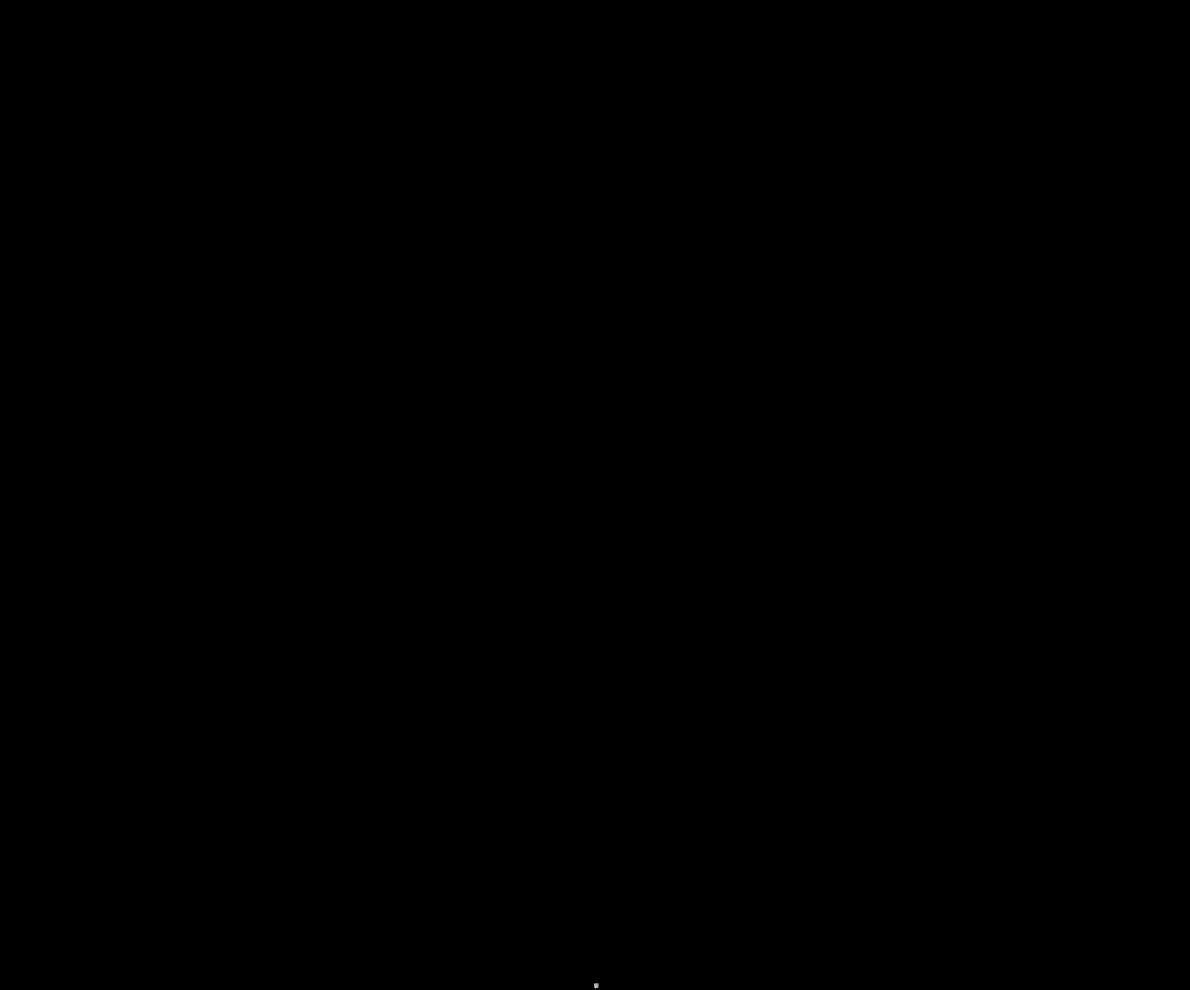
Frame 1 (no input)
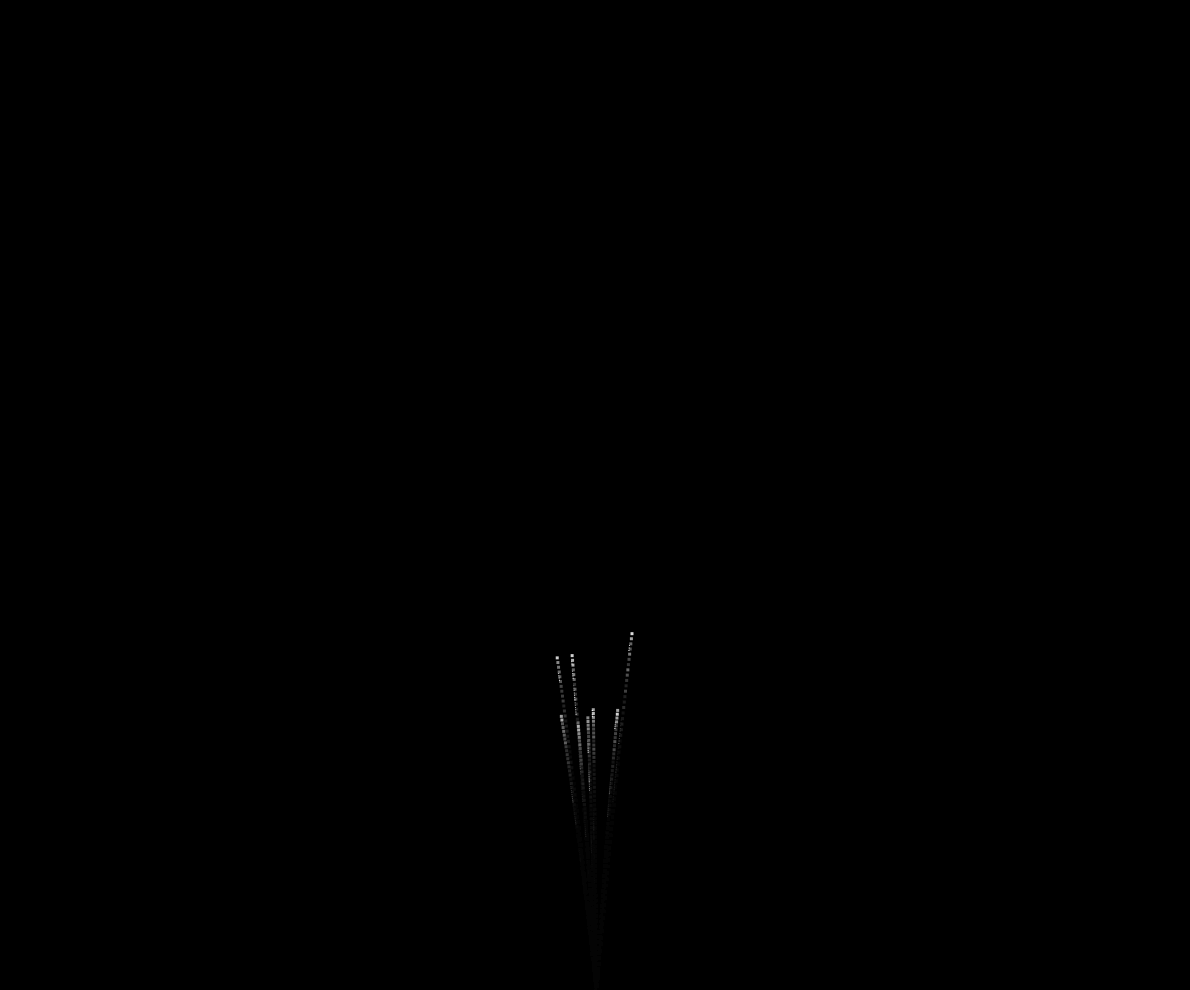
Frame 60 (no input)
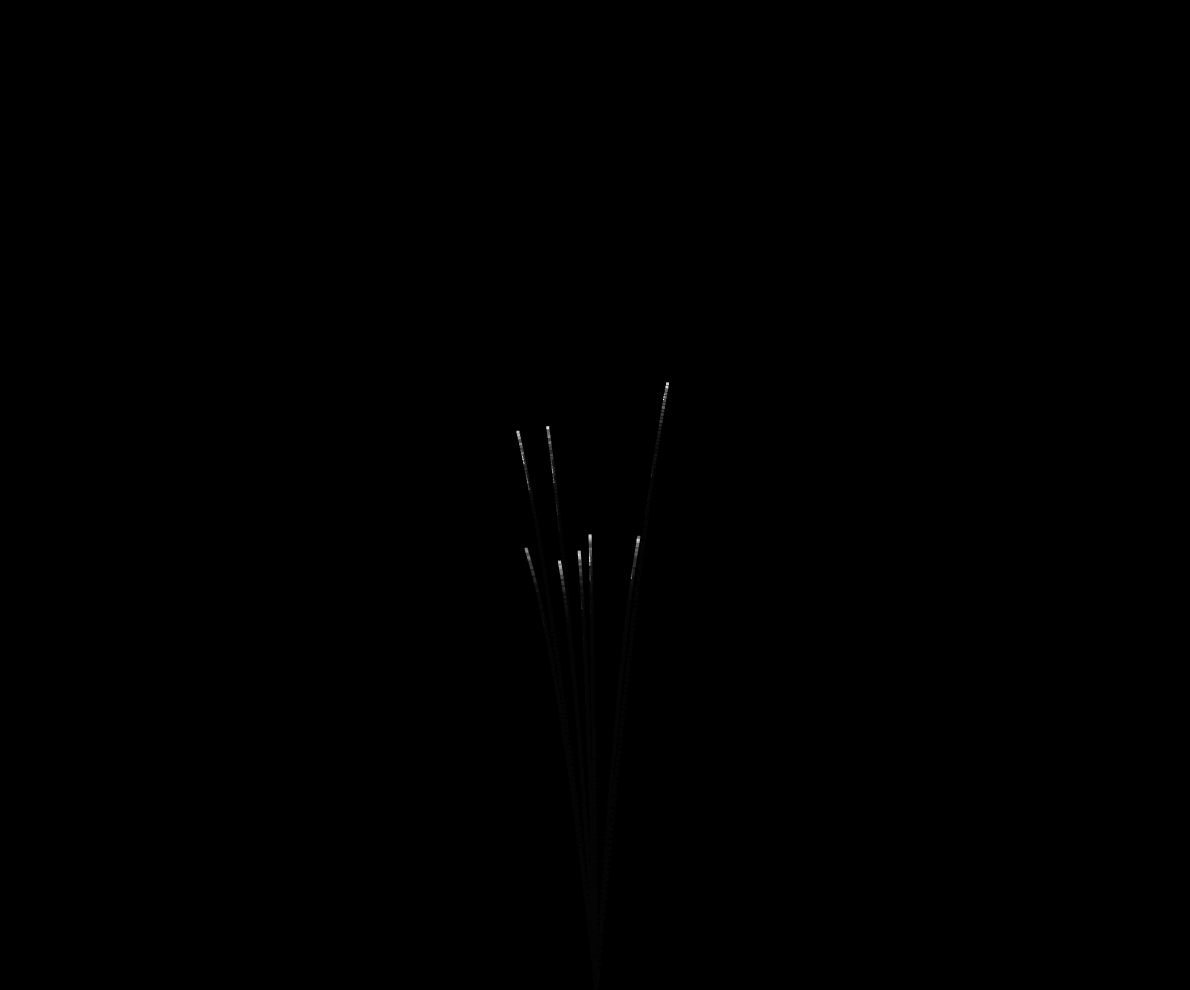
Frame 120 (the mouse pressed at the canvas centre since frame 60)

The p5.js sketch that drew these frames (run headless with seeded random() and noise() and a simulated clock; from frame 60 on, the mouse is pressed at the canvas centre):

// p5.js sketch
// ── sketch.js
let rockets = [];
let pips = [];
let gravity;
let pipGravity;

function setup() {
    createCanvas(window.innerWidth-10, window.innerHeight-10);
    gravity = createVector(0, 0.03)
    pipGravity = gravity.copy().mult(0.3);
    createRockets();

    strokeWeight(0);
}

function draw() {
    background(0, 30);

    deadRockets = 0;
    rockets.forEach(rocket => {
        rocket.update();
        rocket.show();
        if (rocket.isDead) deadRockets++;
    })

    deadPips = 0;
    pips.forEach(pip => {
        pip.update();
        pip.show();
        if (pip.isDead) deadPips++;
    });

    if (deadPips == pips.length  && pips.length > 0
    && deadRockets == rockets.length){
        pips = [];
        window.setTimeout(createRockets,2000);
    }
}

function createRockets(){
    background(0);
    rockets = [];
    let numRockets = random(8)+2;
    for (let i = 0 ; i < numRockets; i++){
        rockets.push(new Rocket())
    }
    //return rockets;
}

// ── ForceParticle.js


function Rocket(){

    forceParticle.call(this);

    this.acc = gravity;
    this.vel = createVector(random(2)-1, random(2)-7);
    this.pos = createVector(width / 2, height);

    this.explode = function(){
        background(255, 15 );
        this.isDead = true;
        for (let i = 0 ; i < 200; i++){
            pips.push(new Pip(this.pos));
        }
    }

    this.liveOrDie = function(){
        if (this.vel.y > 0) this.explode();
    }

    this.show = function(){
        if (!this.isDead){
            fill(random(155)+100);
            rect(this.pos.x, this.pos.y, 3, 3);

            if (random(10) <1){
                pips.push(new Tail(this.pos, this.vel));
            }
        }
    }


}

function Tail(parentPos, parentVel){
    Pip.call(this,parentPos.copy());

    this.life = 1;
    this.lifeDrain = 0.8;

    this.vel = parentVel.copy().mult(-0.5);

    this.show = function(){
        if (!this.isDead){
            fill(255);
            rect(this.pos.x, this.pos.y, 1, 1);
        }
    }

}

function Pip(parentPos){
    forceParticle.call(this);

    this.acc = pipGravity;
    this.vel = createVector(random(6)-3, random(6)-3).limit(random(1)+2);
    this.pos = createVector(parentPos.x, parentPos.y);
    this.life = random(15) + 2;
    this.lifeDrain = 0.98;

    this.applyFriction = function(){
        this.vel.mult(0.98);
    }

    this.liveOrDie = function(){
        this.life *= this.lifeDrain;
        if (this.life < 0.1) this.isDead = true;
    }

    this.show = function(){
        if (!this.isDead){
            fill(255, random(255));
            rect(this.pos.x, this.pos.y, 3, 3);
        }
    }
}



function forceParticle() {

    this.isDead = false;

    this.update = function(){
        if (!this.isDead){
            this.vel.add(this.acc);
            this.pos.add(this.vel);
            this.applyFriction();
            this.liveOrDie();
        }
    };

    this.applyFriction = function(){
        return;
    }

    this.show = function(){
        if (!this.isDead){
            fill(random(255));
            rect(this.pos.x, this.pos.y, 2, 2);
        }
    }

    this.liveOrDie = function(){
        return;
    }

    this.applyForce = function(force){
        this.acc.add(force);
    }
}
